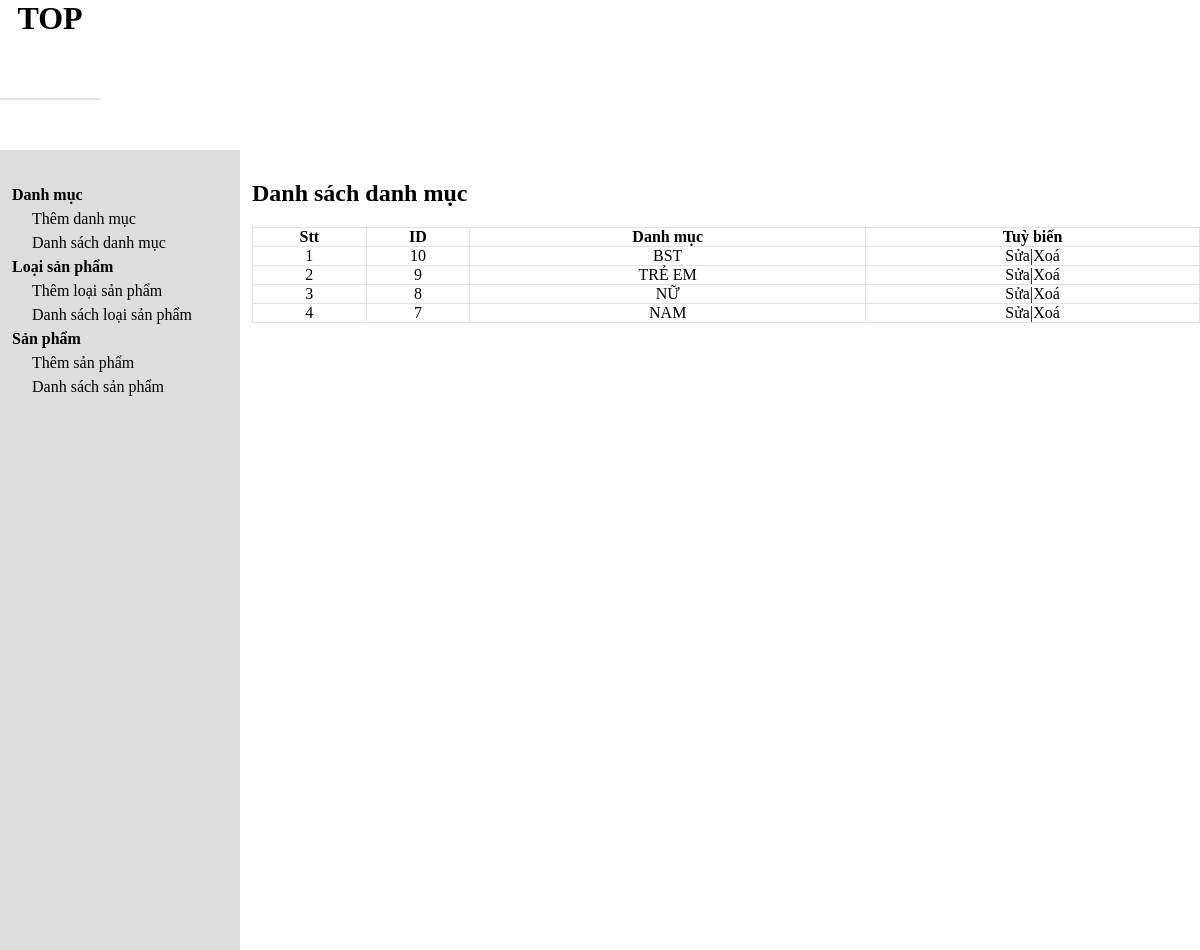
The app's page /backend/cartegorylist.php with its own data.
### tables this page shows
CREATE TABLE `tbl_cartegory` (
  `cartegory_id` int(11) NOT NULL,
  `cartegory_name` varchar(255) NOT NULL
);

### backend/database.php (called while the page is built, shortened)
<?php
class Database {
    public $host = DB_HOST;
    public $user = DB_USER;
    public $pass = DB_PASS;
    public $dbname = DB_NAME;
    public $link;
    private function connectDB() {
        $this->link = new mysqli($this->host, $this->user, $this->pass, $this->dbname);
    }
    public function select($query) {
        $result = $this->link->query($query) or
            die($this->link->error . __LINE__);
        if ($result->num_rows > 0) {
            return $result;
        } else {
            return false;
        }
    }
}

### backend/class/cartegory_class.php (called while the page is built, shortened)
<?php
include "database.php";
class cartegory {
    private $db;
    public function __construct()
    {
        $this->db = new Database();
    }
    public function show_cartegory() {
        $query = "SELECT * FROM tbl_cartegory ORDER BY cartegory_id DESC";
        $result = $this->db->select($query);
        return $result;
    }
}
?>

### backend/cartegorylist.php (the view)
<?php
include "header.php";
include "slider.php";
include "class/cartegory_class.php";
?>
<?php
$cartegory = new cartegory;
$show_cartegory = $cartegory ->show_cartegory();
?>
<div class="admin-content-right">
<div class="admin-content-right-cartegory_list">
                <h1>Danh sách danh mục</h1>
                <table>
                    <tr>
                        <th>Stt</th>
                        <th>ID</th>
                        <th>Danh mục</th>
                        <th>Tuỳ biến</th>
                    </tr>
                    <?php
                    if($show_cartegory){$i=0;
                        while($result = $show_cartegory->fetch_assoc()){ $i++
                    ?>
                    <tr>
                        <td><?php echo $i ?></td>
                        <td><?php echo $result['cartegory_id'] ?></td>
                        <td><?php echo $result['cartegory_name'] ?></td>
                        <td><a href="cartegoryedit.php?cartegory_id=<?php echo $result['cartegory_id'] ?>">Sửa</a>|<a href="cartegorydelete.php?cartegory_id=<?php echo $result['cartegory_id'] ?>">Xoá</a></td>
                    </tr>
                    <?php
                    }
                }
                    ?>
                </table>
            </div>
</div>
</section>
</body>
</html>

### backend/style.css (style rules this page uses)
* { margin: 0; padding: 0; box-sizing: border-box; color: black; outline: none; }
a { text-decoration: none; }
.admin-content-right { width: 80%; padding: 30px 0 0 12px; }
.admin-content-right-cartegory_list table { width: 100%; text-align: center; margin-top: 20px; }
.admin-content-right-cartegory_list table tr th,td { border: 1px solid #dddd; }
table { border-collapse: collapse; }

### records on screen
tbl_cartegory: cartegory_id "10", cartegory_name "BST"
tbl_cartegory: cartegory_id "9", cartegory_name "TRẺ EM"
tbl_cartegory: cartegory_id "8", cartegory_name "NỮ"
tbl_cartegory: cartegory_id "7", cartegory_name "NAM"
